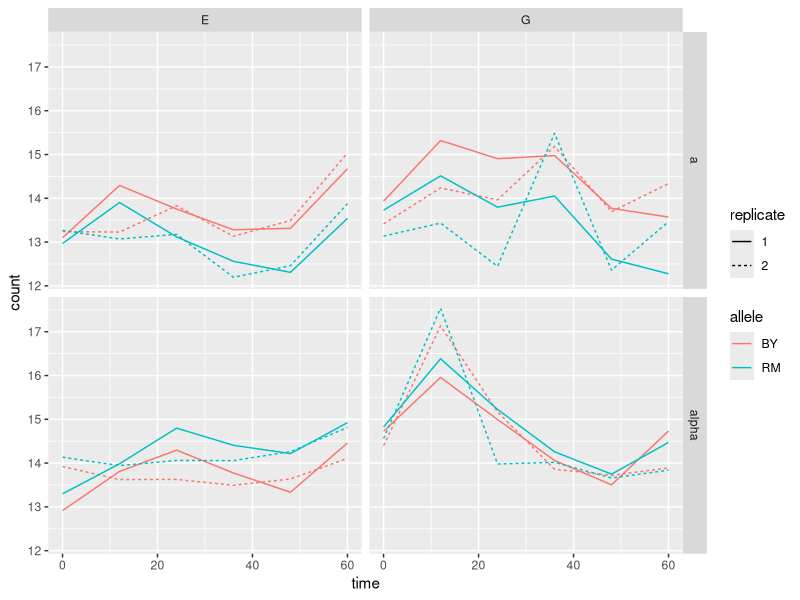
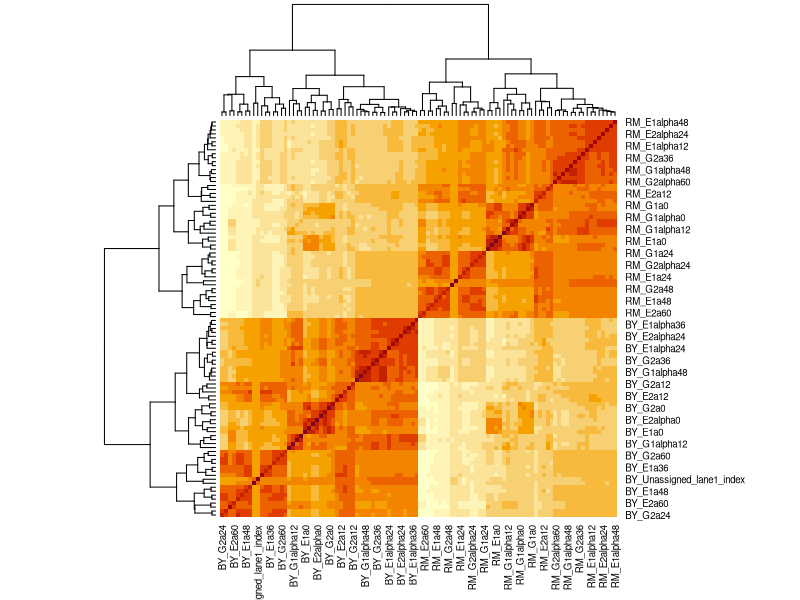

Reproduce these figures in R, in order.
library(dplyr)
library(reshape2)
library(ggplot2)
library(limma)

count.matrix = as.matrix(read.table("count_matrix.txt", header=TRUE))

count.matrix.filtered = count.matrix[rowSums(count.matrix) >= 20, ]

count.matrix.norm = voom(count.matrix.filtered, normalize.method = "scale")$E

counts = tbl_df(melt(count.matrix.norm))
colnames(counts) = c("gene", "sample", "count")

counts = counts %>% mutate(allele=gsub("(..)_.*", "\\1", sample)) %>%
                    mutate(condition=gsub(".*_(.).*", "\\1", sample)) %>%
                    mutate(replicate=gsub(".*_.(1|2).*", "\\1", sample)) %>%
                    mutate(mating=gsub(".*[12](a|alpha).*", "\\1", sample)) %>%
                    mutate(time=gsub(".*a(\\d+)$", "\\1", sample))

counts = counts %>% filter(!grepl("Unassigned", sample))

summarized = counts %>% group_by(gene) %>% summarize(count=sum(count)) %>% arrange(desc(count))

counts$time = as.numeric(counts$time)

plotgene = function(genename) {
    ingene = counts %>% filter(gene == "YDR077W")
    ggplot(ingene, aes(x=time, y=count, color=allele, lty=replicate)) + geom_line() + facet_grid(mating ~ condition)    
}

plotgene("YMR303C")

#counts %>% group_by(gene) %>% summarize(count=sum(count)) %>% arrange(desc(count))

heatmap(cor(count.matrix, method="spearman"))
